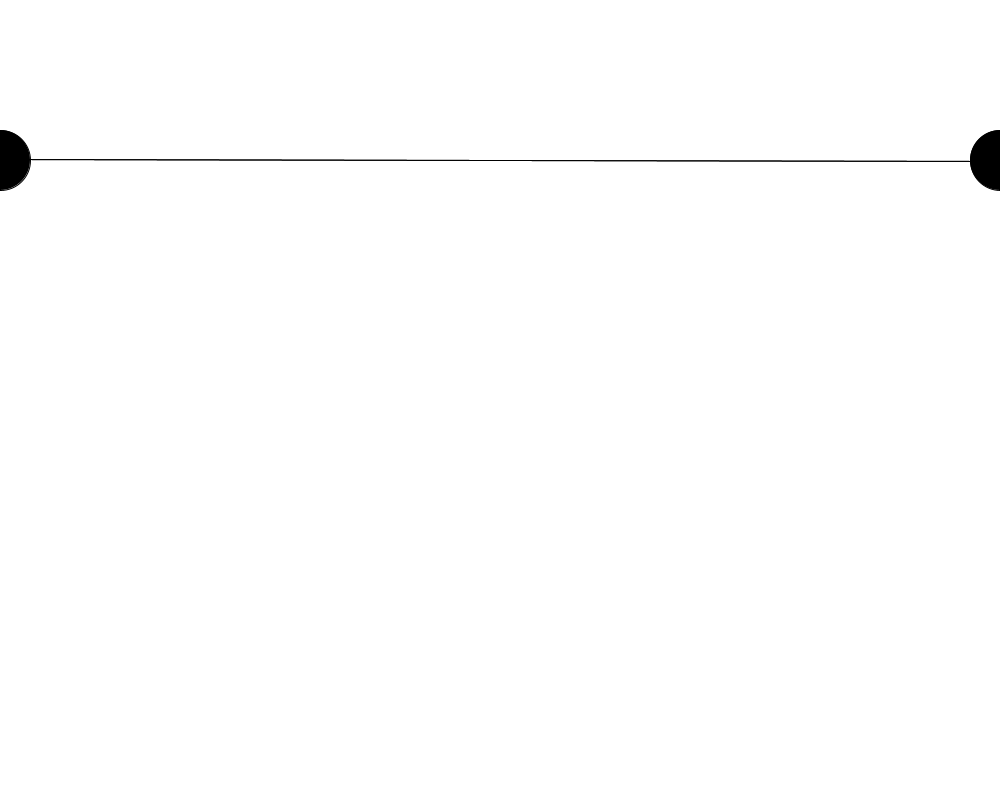
Frame 1 (no input)
Frame 60 (the mouse pressed at the canvas centre just before this capture): identical to frame 1, image omitted
Frame 120 (the mouse held since frame 60 and released just before this capture): identical to frame 1, image omitted

The Processing sketch that drew this single still picture (run headless with seeded random() and noise(); from frame 60 on, the mouse is pressed at the canvas centre):

// Processing sketch: OrbChain
// ── OrbChain.pde

final static int SPRING = 2;
static float GRAVITY = 0.35;
static float SPRING_LENGTH = 50;
static float SPRING_DAMPEN = 0.990;
static float SPRING_CONSTANT = 0.015;
final static int MODE = SPRING;
static int CLICK_MODE;
OrbList orbs;
void setup() {
  size(1000, 800);
  orbs = new OrbList();
}
void mouseClicked() {
  orbs.add(new OrbNode(mouseX,mouseY,0,0,30));
  //orbs.delete(orbs.getNodeAt(mouseX, mouseY));
}
void draw() {
  background(255);
  orbs.processAll();
  orbs.display();
}

void keyPressed(){
  if (key == 49){ //48 = '0' etc
    SPRING_CONSTANT *= 1.1;
  }
  if (key == 50){ //48 = '0' etc
    SPRING_CONSTANT *= .9;
  }
  if (key == 51){ //48 = '0' etc
    if (SPRING_DAMPEN * 1.05 <= 1){
      SPRING_DAMPEN *= 1.05;
    }
  }
  if (key == 52){ //48 = '0' etc
    SPRING_DAMPEN *= .95;
  }
  if (key == 53){ //48 = '0' etc
    SPRING_LENGTH *= 1.1;
  }
  if (key == 54){ //48 = '0' etc
    SPRING_LENGTH *= .9;
  }
  if (key == 55){ //48 = '0' etc
    GRAVITY *= 1.1;
  }
  if (key == 56){ //48 = '0' etc
    GRAVITY *= .9;
  }
  
}

// ── OrbList.pde

public class OrbList {
  OrbNode first, last;

  //create a fixed orb
  OrbList() {
    first = new FixedOrbNode(0, height/5);
    last = new FixedOrbNode(width, height/5);
    //link them to eachother
    first.next = last;
    last.prev = first;
  }

  /**
  *complete this method
  */
  void add(OrbNode orb){
    //insert orb at the end of the list before the last node.
    OrbNode temp = last.prev;
    orb.next = last;
    orb.prev = temp;
    temp.next = orb;
    last.prev = orb;
  }

  /**
  *complete this method
  *process all nodes by running move.
  */
  void processAll() {
    OrbNode current = first;
    while (current != null){
      current.move();
      current = current.next;
    }
    //advance current to next until it is null, move() each of the nodes
  }
  /**
  *complete this method
  *Display all nodes by running their display().
  */
  void display() {
    OrbNode current = first;
    while (current != null){
      current.display();
      current = current.next;
    }
    //advance current to next until it is null, display() each of the nodes
  }
  
  void add(int xcor,OrbNode toBeAdded){
    OrbNode current = first;
    while (current != null && current.x < xcor){
      current = current.next;
    } // check edge cases like if xcore > last.prev then add it there
    toBeAdded.next = current;
    toBeAdded.prev = current.prev;    
    (current.prev).next = toBeAdded;
    current.prev = toBeAdded;
  }
  OrbNode getNodeAt(int x, int y){
    OrbNode current = first.next;
    while (current != null && current != last){
      if (dist(x, y, current.x, current.y) < current.radius){ //30 = radius
        return current;
      }
      current = current.next;
    }
    return null; // what do I return here
  
  }
  
  void delete(OrbNode target){
    if (target != null){
      target.prev.next = target.next;
      target.next.prev = target.prev;
    }
  //target go poof
  }
}

// ── OrbNode.pde

public class OrbNode {
  float x, y;
  float dx, dy;
  float radius;
  color c;
  OrbNode next, prev;
  public OrbNode() {  }
  public OrbNode(float x_, float y_) {
    this(x_, y_, 0.0, 0.0, 50.0);
  }
  public OrbNode(float x_, float y_, float dx_, float dy_, float radius_ ) {
    x = x_;
    y = y_;
    dx = dx_;
    dy = dy_;
    radius = radius_;
    c = color(random(255), random(255), random(255), 200);
  }
  /**
  *complete this method
  */
  void display() {
    fill(c);
    ellipse(x, y, radius*2, radius*2);
    //If next or previous exist, draw lines to them! (aim for slightly off center)
    /*you write this part*/
  
    if (next != null){
     line(x, y-1, next.x, next.y+1); //need to make not overlap
    }
    if (prev != null){
     line(x, y+1, prev.x, prev.y-1); //need to make not overlap
    }
  }

  void springAttract(OrbNode other) {
    float dist = dist(x, y, other.x, other.y) ;
    float force = (dist - SPRING_LENGTH) * SPRING_CONSTANT;
    float displacex = (x - other.x) ;
    float displacey = (y - other.y) ;
    other.dx += displacex * force / dist;
    other.dy += displacey * force / dist;
    other.dx*= SPRING_DAMPEN;
    other.dy*= SPRING_DAMPEN;
  }

  /**
  *complete this method
  */
  void move() {
    //have prev and next apply spring force to this node;
    /*you write this part*/
    if (next != null){
     this.springAttract(next); //is it other way?
    }
    if (prev != null){
     this.springAttract(prev); //is it other way?
    }

    //apply velocity to position
    x+=dx;
    y+=dy;
    //apply gravity
    dy+=0.35;
  }
}

public class FixedOrbNode extends OrbNode{
  void move() {
  }
  FixedOrbNode(float x_, float y_) {
    x = x_;
    y = y_;
    radius = 30;
    c = color(0);
  }
}
